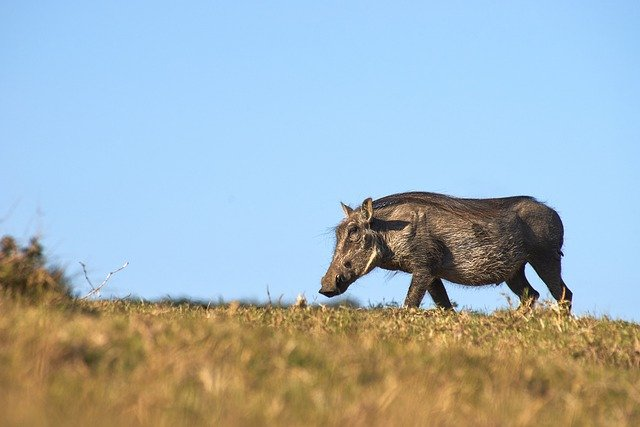
#> input picture input.jpg, 640 x 427 px
$ python main.py
#> lines starting #> are read from the running program, lines starting #| are printed output that depends on the picture; after the words box and inside, x2 and y2 are one past the last pixel; in counts of white or black regions, pixels touching at a corner belong together
# cv2(OpenCV)を利用する宣言を行う。
import cv2

class Paint:
    # 画像情報
    img = None
    # しきい値情報
    # しきい値とは? : https://wa3.i-3-i.info/word15002.html
    ret = None
    # 輪郭を形成する画素(点)情報
    contours = None
    # オブジェクト(物体)の階層構造情報
    # 階層構造とは? : https://wa3.i-3-i.info/word15200.html
    hierarchy = None

    # コンストラクタ
    # コンストラクタとは? : https://ja.wikipedia.org/wiki/%E3%82%B3%E3%83%B3%E3%82%B9%E3%83%88%E3%83%A9%E3%82%AF%E3%82%BF#:~:text=%E3%82%B3%E3%83%B3%E3%82%B9%E3%83%88%E3%83%A9%E3%82%AF%E3%82%BF%EF%BC%88%E8%8B%B1%3A%20constructor%EF%BC%89%E3%81%AF,%E5%AF%BE%E7%BE%A9%E8%AA%9E%E3%81%AF%E3%83%87%E3%82%B9%E3%83%88%E3%83%A9%E3%82%AF%E3%82%BF%E3%80%82
    # 画像の初期化
    def __init__(self, image=None):
        self.img = image
#> self.img is the input picture: shape (427, 640, 3); mean B, G, R 185, 178.2, 162.5

    # 画像をグレースケールに設定する関数
    # グレースケールとは? : https://www.shinkohsha.co.jp/blog/monochrome-shirokuro-grayscale/
    def setGray(self):
        # cvtColor : 画像の色空間(色)の変更を行う関数。
        # cvtColorについて : https://kuroro.blog/python/7IFCPLA4DzV8nUTchKsb/
        # 第一引数 : 多次元配列(numpy.ndarray)
        # 第二引数 : 変更前の画像の色空間(色)と、変更後の画像の色空間(色)を示す定数を設定。
        # cv2.COLOR_BGR2GRAY : BGR(Blue, Green, Red)形式の色空間(色)を持つ画像をグレースケール画像へ変更する。
        self.img = cv2.cvtColor(self.img, cv2.COLOR_BGR2GRAY)
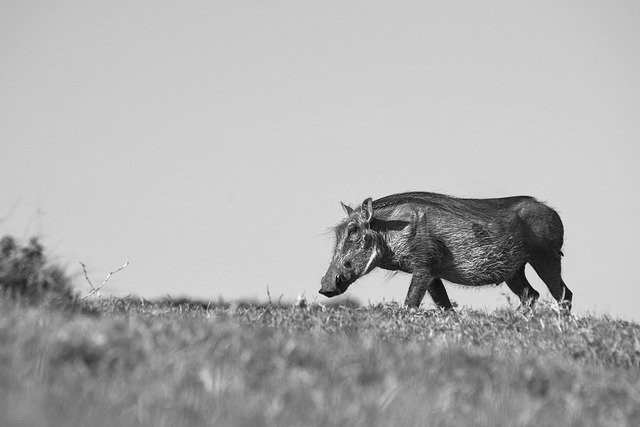
#> self.img: shape (427, 640); min 1, max 254, mean 174.3

    # グレースケール画像を二値画像へ変更する関数
    def setBinaryImage(self):
        # threshold : しきい値を用いて画像を二値画像へ変更する関数。
        # thresholdについて : https://kuroro.blog/python/jofbNumJ9HtfTxnM8QHJ/

        # 第一引数 : 多次元配列(numpy.ndarray)
        # 第二引数 : しきい値。float型。

        # 第三引数 : しきい値を超えた画素に対して、255を設定する。しきい値を超えていないものに関しては、0を与える。

        # 第四引数 : 二値画像を判定する条件のタイプを指定する。
        # cv2.THRESH_BINARY : (画素 <= 第二引数)の場合、画素に対して、0の値を与える。(画素 > 第二引数)の場合、画素に対して、第三引数の値を与える。

        # 戻り値 #################
        # self.ret : しきい値を返す。
        # self.img : 多次元配列(numpy.ndarray)を返す。
        #########################
        self.ret, self.img = cv2.threshold(self.img, 160, 255, cv2.THRESH_BINARY)
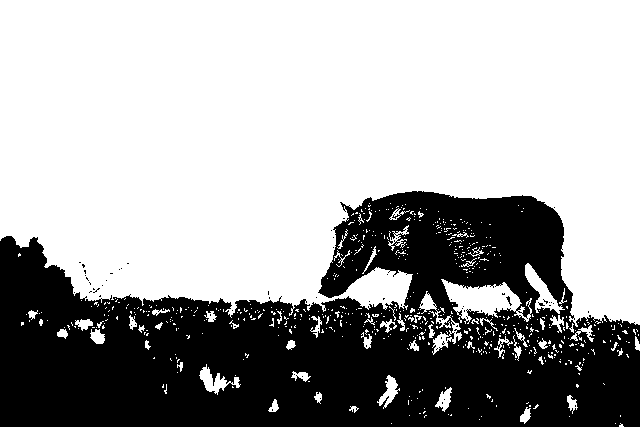
#> self.img: shape (427, 640); 65.1% white; 73 black regions (71 under 20 px)

    # 輪郭の検出を行う関数
    def exeFindContours(self):
        # findContours : 輪郭の検出を行う関数
        # 第一引数(thresh) : 二値画像情報
        # 第二引数(mode) : 輪郭を検出するタイプを指定する。
        # 第三引数(method) : 輪郭を形成する、画素(点)を近似する方法のタイプを指定する。
        # 戻り値  ###########################################
        # self.img : 輪郭付き画像情報
        # self.contours : 輪郭を形成する画素(点)情報
        # self.hierarchy : オブジェクト(物体)の階層構造情報
        ####################################################

        # OpenCVのバージョンが4.0より小さい場合
        # self.img, self.contours, self.hierarchy = cv2.findContours(self.img, cv2.RETR_EXTERNAL, cv2.CHAIN_APPROX_NONE)

        # OpenCVのバージョンが4.0以上の場合
        self.contours, self.hierarchy = cv2.findContours(self.img, cv2.RETR_EXTERNAL, cv2.CHAIN_APPROX_NONE)
#> self.contours = 634 contours, 594 with area under 20; largest, box (x1, y1, x2, y2) and area: (0, 0, 640, 327) 167397, (441, 279, 532, 324) 1790, (525, 263, 565, 314) 606, (419, 291, 462, 355) 526, (199, 364, 241, 395) 378; self.hierarchy = 634 rows, first 6: [1, -1, -1, -1], [2, 0, -1, -1], [3, 1, -1, -1], [4, 2, -1, -1], [5, 3, -1, -1], [6, 4, -1, -1]

    # 輪郭の描画を行う関数
    def exeDrawContours(self):
        # drawContours : 輪郭の検出情報をもとに、輪郭の描画を行う関数
        # 第一引数 : 画像情報
        # 第二引数 : 輪郭を形成する画素(点)情報
        # 第三引数 : 輪郭を形成する画素(点)のインデックス番号を指定する。例えば0を指定すると、1番目の輪郭を形成する画素(点)のみを描画する。1を指定すると、2番目の輪郭を形成する画素(点)のみを描画する。輪郭を形成する画素(点)を全て描画したい場合は、-1を指定する。
        # 第四引数 : 輪郭を形成する画素(点)の色。
        # 第五引数(任意) : 輪郭を形成する画素(点)の大きさを設定。デフォルト1。
        # 戻り値 : 画像情報
        # drawContoursについて : https://kuroro.blog/python/xaw33ckABzGLiHDFWC3m/
        self.img = cv2.drawContours(self.img, self.contours, -1, 192, 5)
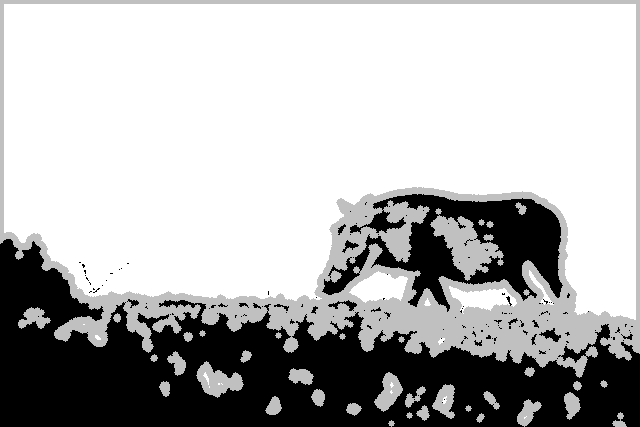
#> self.img: shape (427, 640); 15.81% of pixels changed, all inside (x1, y1, x2, y2) = (0, 0, 640, 427)

    # 画像情報を取得する関数
    def getImg(self):
        return self.img

    # 画像を保存する関数
    def writeImg(self, filePath):
        # imwrite : 画像の保存を行う関数
        # imwriteについて : https://kuroro.blog/python/i0tNE1Mp8aEz8Z7n6Ggg/
        # 第一引数 : 保存先の画像ファイル名
        # 第二引数 : 多次元配列(numpy.ndarray)
        cv2.imwrite(filePath, self.img)

# imread : 画像ファイルを読み込んで、多次元配列(numpy.ndarray)にする。
# imreadについて : https://kuroro.blog/python/wqh9VIEmRXS4ZAA7C4wd/
# 第一引数 : 画像のファイルパス
ins = Paint(cv2.imread('./input.jpg'))
ins.setGray()
ins.setBinaryImage()
ins.exeFindContours()
ins.exeDrawContours()
ins.writeImg('./output.jpg')
